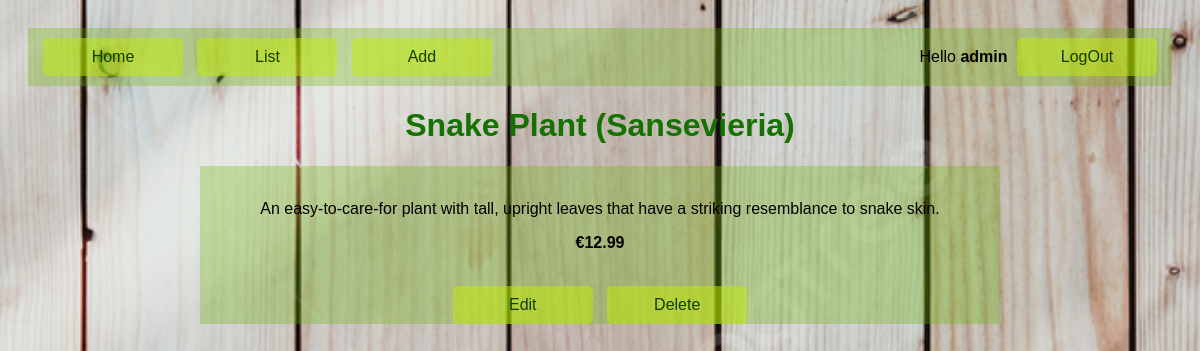
The page /store/6/ (signed in) on the database its author committed.
### store/models.py (models this page shows, shortened)
class Plant(models.Model):
    title = models.CharField(max_length=100)
    description = models.TextField()
    price = models.DecimalField(max_digits=6, decimal_places=2)

### store/views.py (the view)
# urls.py: path('<int:pk>/', PlantDetailView.as_view(), name='plant-detail'),
class PlantDetailView(AuthenticatedUserMixin, DetailView):
    model = Plant
    template_name = 'store/plant_detail.html'
    context_object_name = 'plant'

### store/mixin.py (called while the page is built)
    def dispatch(self, request, *args, **kwargs):
        if not request.user.is_authenticated:
            return redirect('login')  # Redirect to your login URL
        return super().dispatch(request, *args, **kwargs)

### store/templates/store/plant_detail.html
{% extends "base.html" %}
{% block content %}
    <h1 class='title'>{{ plant.title }}</h1>
    <div class='page-bk center'>
        <br>
        <p>{{ plant.description }}</p>
        <p><strong> €{{ plant.price }}</strong></p>
        <br>
        {% if user.is_staff %}
            <div class="text-center">
                <a href="{% url 'plant-edit' plant.pk %}" class='navbar-button'>Edit</a>
                <a href="{% url 'plant-delete' plant.pk %}" class='navbar-button'>Delete</a>
            </div>
        {% endif %}
    </div>
{% endblock %}

### templates/base.html
{% load static %}
<link rel="stylesheet" type="text/css" href="{% static 'css/styles.css' %}">
<nav class="navbar">
  <div class="align-left">
    {% if user.is_authenticated %}
      <a class="navbar-button" href="{% url 'home' %}">Home</a>
      <a class="navbar-button" href="{% url 'plant-list' %}">List</a>
      {% if user.is_staff %}
        <a class="navbar-button" href="{% url 'plant-create' %}">Add</a>
      {% endif %}
    {% endif %}
  </div>
  {% if user.is_authenticated %}
    <div class="align-right">
      <a>Hello <strong>{{ user.username }}</strong></a>
      <a class="navbar-button" href="{% url 'logout' %}">LogOut</a>
    </div>
  {% else %}
    <div class="align-right">
      <a class="navbar-button" href="{% url 'login' %}">Log In</a>
      <a class="navbar-button" href="{% url 'signup' %}">Sign Up</a>
    </div>
  {% endif %}
</nav>
{% block content %}
{% endblock  %}

### static/css/styles.css (style rules this page uses)
.navbar { background-color: rgba(104, 179, 0, 0.3); display: flex; justify-content: space-between; align-items: center; padding: 10px; }
.navbar-button { display: inline-block; padding: 10px 20px; margin: 0 5px; background-color: rgba(194, 237, 0, 0.5); color: rgb(18, 62, 0); border: none; border-radius: 5px; cursor: pointer; text-decoration: none; width: 100px; text-align: center; }
.align-left { margin-left: 50 px; }
.align-right { margin-right: 50 px; }
.title { text-align: center; color: rgb(21, 114, 0); }
.center { text-align: center; }
.page-bk { background-color: rgba(104, 179, 0, 0.3); width: 800px; justify-content: space-between; align-items: center; margin: auto; }

### rows shown on the page
Plant: title "Snake Plant (Sansevieria)", description "An easy-to-care-for plant with tall, upright leaves that have a striking resemblance to snake skin.", price "12.99"

### other values the page prints
{{ user.username }} "admin"
